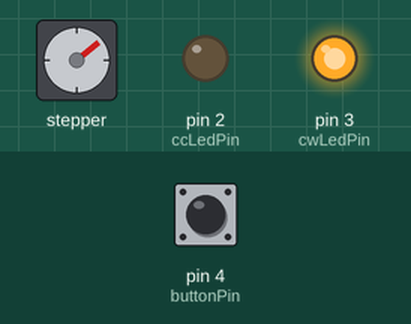
This sketch was run on a simulated Arduino Uno, built with avr-gcc and run on an emulated ATmega328P. Parts: stepper motor, output pins drawn as LEDs (lit = HIGH). Inputs (shaded band) come from the test bench; at power-on: pin 4 (buttonPin) HIGH. Stepper angles assume 2048 steps per turn.

Above: at 1.2 s.
1.3 s: pin 4 (buttonPin) pulled LOW for 0.15 s
At 1.66 s:
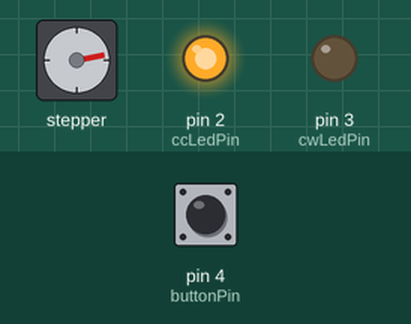
4.3 s: pin 4 (buttonPin) pulled LOW for 1 s
At 5.59 s:
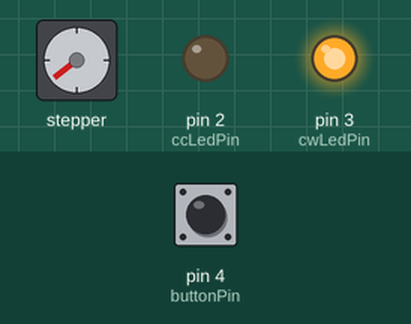
7.3 s: pin 4 (buttonPin) pulled LOW for 0.15 s
At 7.7 s:
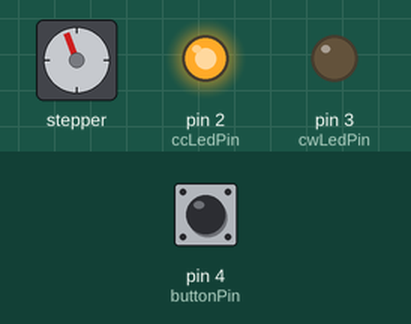
10.4 s: pin 4 (buttonPin) pulled LOW for 3.2 s
At 13.75 s:
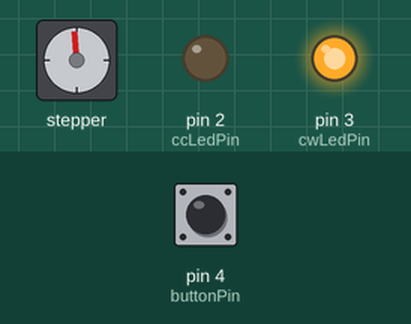
Timing chart, 0 to 19.1 s (numbered marks = the images above; inputs shaded):
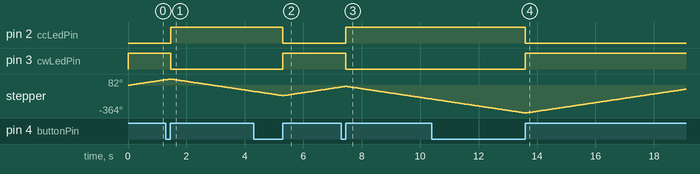

The sketch:

stepperMotor2.ino
```cpp
#include <Stepper.h>
int stepsPerRevolution=2048;
int motSpeed=10;
int cwLedPin=3;
int ccLedPin=2;
//int buttonValue;
int motorDir=1;
int buttonValNew;
int buttonValOld=1;

int buttonPin=4;
//int stepperState=0;
//int buttonNew;
//int buttonOld=1;
int dt=100;

Stepper myStepper(stepsPerRevolution, 8,10,9,11);

void setup() {
  // put your setup code here, to run once:
  Serial.begin(9600);

  pinMode(buttonPin, INPUT);
  digitalWrite(buttonPin, HIGH);

  myStepper.setSpeed(motSpeed);
  pinMode(cwLedPin, OUTPUT);
  pinMode(ccLedPin, OUTPUT);

}

void loop() {
  buttonValNew=digitalRead(buttonPin);
  if(buttonValNew==1 && buttonValOld==0){
    motorDir=motorDir*(-1);
  }
  myStepper.step(motorDir*1);
    if(motorDir==1){
      digitalWrite(ccLedPin,LOW);
      digitalWrite(cwLedPin,HIGH);
    }
    else {
      digitalWrite(ccLedPin,HIGH);
      digitalWrite(cwLedPin,LOW);
    }
//  Serial.print("Button   ");
//  Serial.print(buttonValNew);
//  Serial.print(buttonValOld);
//  Serial.print(motorDir);
//  Serial.println(buttonValNew);

  //delay(dt);

  buttonValOld=buttonValNew;


}
```

Measured:
- after the input at 1.3 s, pin 2 (ccLedPin): LOW → HIGH after 0.16 s; pin 3 (cwLedPin): HIGH → LOW after 0.16 s
- after the input at 4.3 s, pin 2 (ccLedPin): HIGH → LOW after 1.0 s; pin 3 (cwLedPin): LOW → HIGH after 1.0 s
- after the input at 7.3 s, pin 2 (ccLedPin): LOW → HIGH after 0.16 s; pin 3 (cwLedPin): HIGH → LOW after 0.16 s
- after the input at 10.4 s, pin 2 (ccLedPin): HIGH → LOW after 3.2 s; pin 3 (cwLedPin): LOW → HIGH after 3.2 s
